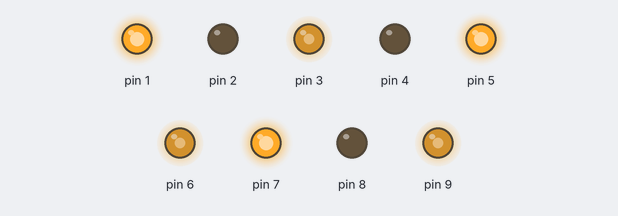
Recording of a sketch running on a simulated Arduino Uno, built with avr-gcc and run on an emulated ATmega328P. On the bench: output pins drawn as LEDs (lit = HIGH).

Above: at 0.1 s.
Timing chart, 0 to 1.6 s (numbered marks = the images above):
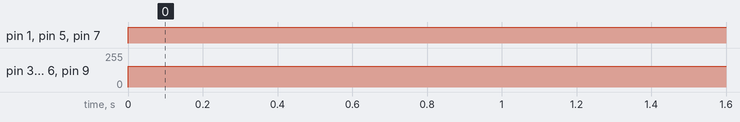

The sketch:

sketch_nov17a.ino
```cpp
void setup()
{
  for(int i =1 ; i < 10; i++)
    pinMode(i, OUTPUT);   // sets the pin as output


}

void loop()
{
  digitalWrite(1,1);
  digitalWrite(2,0);
  analogWrite(3, 155);
  digitalWrite(4,0);  // analogRead values go from 0 to 1023, analogWrite values from 0 to 255
  analogWrite(5, 255);
  analogWrite(6, 155);
  digitalWrite(7,1);
  analogWrite(9, 155);

}
```

Measured:
- by itself, pin 1, pin 5, pin 7: LOW → HIGH at 0.00 s
- by itself, pin 3, pin 6, pin 9: 0/255 → 155/255 at 0.00 s
